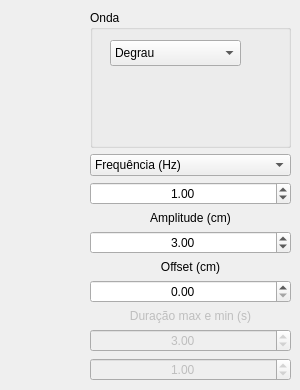
    <widget class="QWidget" name="tab_observador">
     <attribute name="title">
      <string>Configurações Básicas</string>
     </attribute>
     <widget class="QWidget" name="layoutWidget">
      <property name="geometry">
       <rect>
        <x>90</x>
        <y>10</y>
        <width>201</width>
        <height>371</height>
       </rect>
      </property>
      <layout class="QVBoxLayout" name="verticalLayout_2">
       <item>
        <widget class="QGroupBox" name="groupBox_5">
         <property name="title">
          <string>Onda</string>
         </property>
         <widget class="QComboBox" name="comboBox_6">
          <property name="geometry">
           <rect>
            <x>20</x>
            <y>30</y>
            <width>131</width>
            <height>26</height>
           </rect>
          </property>
          <item>
           <property name="text">
            <string>Degrau</string>
           </property>
          </item>
          <item>
           <property name="text">
            <string>Senoidal</string>
           </property>
          </item>
          <item>
           <property name="text">
            <string>Quadrada</string>
           </property>
          </item>
          <item>
           <property name="text">
            <string>Dente de Serra</string>
           </property>
          </item>
          <item>
           <property name="text">
            <string>Sinal Aleatório</string>
           </property>
          </item>
         </widget>
        </widget>
       </item>
       <item>
        <layout class="QVBoxLayout" name="verticalLayout">
         <item>
          <widget class="QComboBox" name="comboBox">
           <item>
            <property name="text">
             <string>Frequência (Hz)</string>
            </property>
           </item>
           <item>
            <property name="text">
             <string>Período (s)</string>
            </property>
           </item>
          </widget>
         </item>
         <item>
          <widget class="QDoubleSpinBox" name="doubleSpinBox">
           <property name="sizePolicy">
            <sizepolicy hsizetype="Minimum" vsizetype="Minimum">
             <horstretch>0</horstretch>
             <verstretch>0</verstretch>
            </sizepolicy>
           </property>
           <property name="alignment">
            <set>Qt::AlignCenter</set>
           </property>
           <property name="minimum">
            <double>0.010000000000000</double>
           </property>
           <property name="maximum">
            <double>2.000000000000000</double>
           </property>
           <property name="singleStep">
            <double>0.100000000000000</double>
           </property>
           <property name="value">
            <double>1.000000000000000</double>
           </property>
          </widget>
         </item>
         <item>
          <widget class="QLabel" name="label_2">
           <property name="text">
            <string>Amplitude (cm)</string>
           </property>
           <property name="alignment">
            <set>Qt::AlignCenter</set>
           </property>
          </widget>
         </item>
         <item>
          <widget class="QDoubleSpinBox" name="doubleSpinBox_2">
           <property name="sizePolicy">
            <sizepolicy hsizetype="Minimum" vsizetype="Minimum">
             <horstretch>0</horstretch>
             <verstretch>0</verstretch>
            </sizepolicy>
           </property>
           <property name="alignment">
            <set>Qt::AlignCenter</set>
           </property>
           <property name="maximum">
            <double>20.000000000000000</double>
           </property>
           <property name="singleStep">
            <double>0.100000000000000</double>
           </property>
           <property name="value">
            <double>3.000000000000000</double>
           </property>
          </widget>
         </item>
         <item>
          <widget class="QLabel" name="label_3">
           <property name="text">
            <string>Offset (cm)</string>
           </property>
           <property name="alignment">
            <set>Qt::AlignBottom|Qt::AlignHCenter</set>
           </property>
          </widget>
         </item>
         <item>
          <widget class="QDoubleSpinBox" name="doubleSpinBox_3">
           <property name="sizePolicy">
            <sizepolicy hsizetype="Minimum" vsizetype="Minimum">
             <horstretch>0</horstretch>
             <verstretch>0</verstretch>
            </sizepolicy>
           </property>
           <property name="alignment">
            <set>Qt::AlignCenter</set>
           </property>
           <property name="minimum">
            <double>0.000000000000000</double>
           </property>
           <property name="maximum">
            <double>30.000000000000000</double>
           </property>
           <property name="singleStep">
            <double>0.100000000000000</double>
           </property>
          </widget>
         </item>
         <item>
          <widget class="QLabel" name="label_12">
           <property name="enabled">
            <bool>false</bool>
           </property>
           <property name="text">
            <string>Duração max e min (s)</string>
           </property>
           <property name="alignment">
            <set>Qt::AlignCenter</set>
           </property>
          </widget>
         </item>
         <item>
          <widget class="QDoubleSpinBox" name="doubleSpinBox_4">
           <property name="enabled">
            <bool>false</bool>
           </property>
           <property name="alignment">
            <set>Qt::AlignCenter</set>
           </property>
           <property name="maximum">
            <double>30.000000000000000</double>
           </property>
           <property name="value">
            <double>3.000000000000000</double>
           </property>
          </widget>
         </item>
         <item>
          <widget class="QDoubleSpinBox" name="doubleSpinBox_5">
           <property name="enabled">
            <bool>false</bool>
           </property>
           <property name="alignment">
            <set>Qt::AlignCenter</set>
           </property>
           <property name="minimum">
            <double>0.000000000000000</double>
           </property>
           <property name="maximum">
            <double>30.000000000000000</double>
           </property>
           <property name="value">
            <double>1.000000000000000</double>
           </property>
          </widget>
         </item>
        </layout>
       </item>
      </layout>
     </widget>
    </widget>
